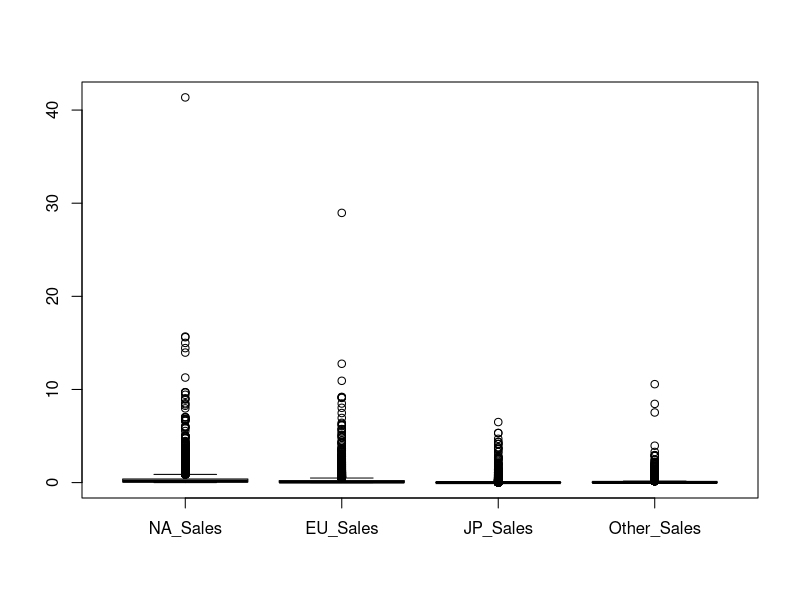
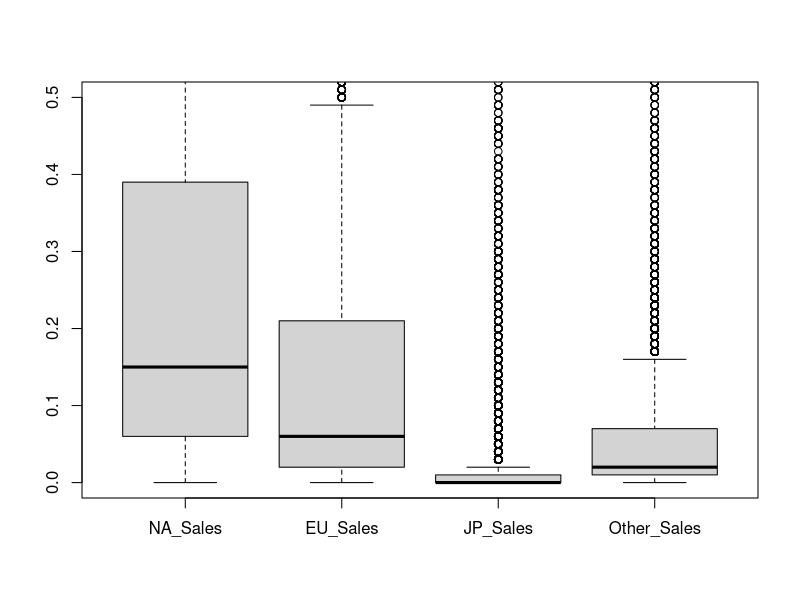
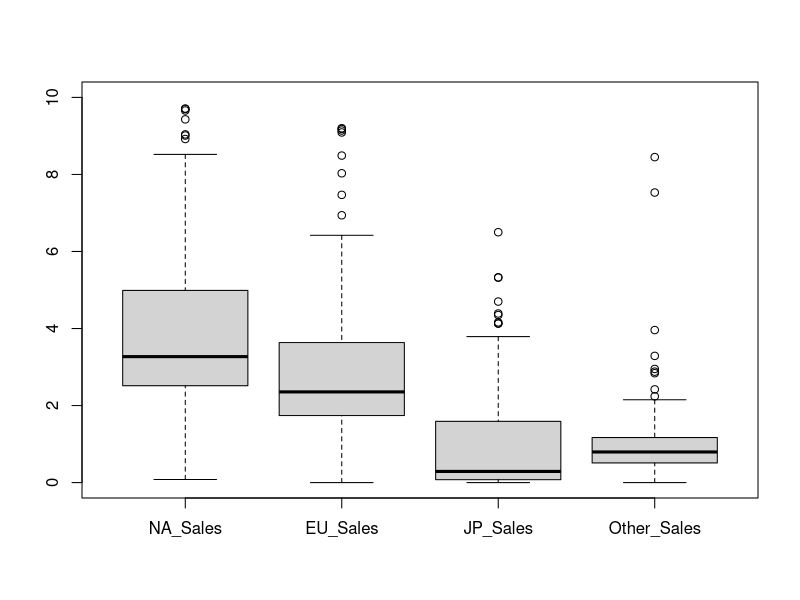
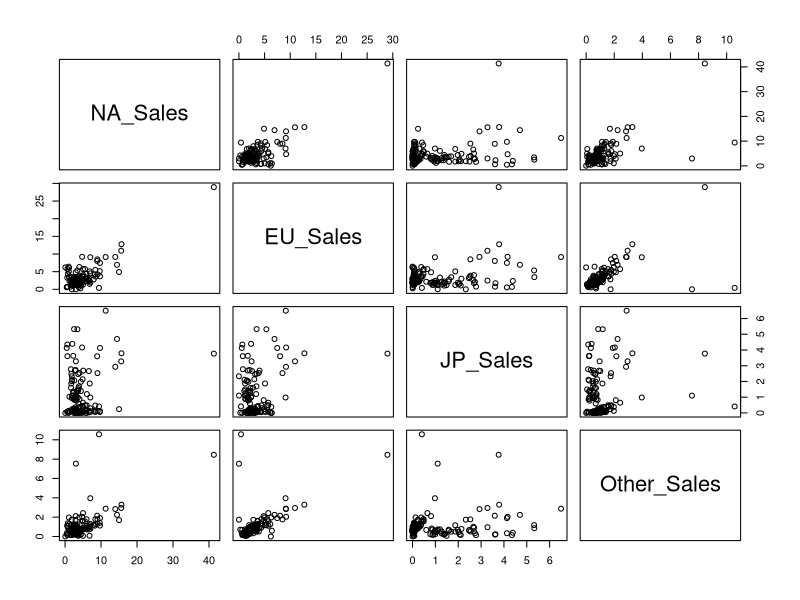
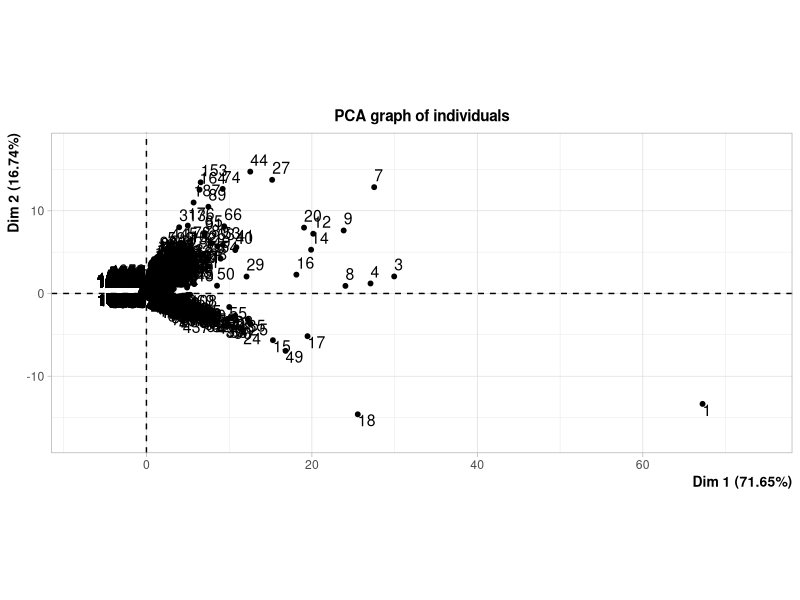
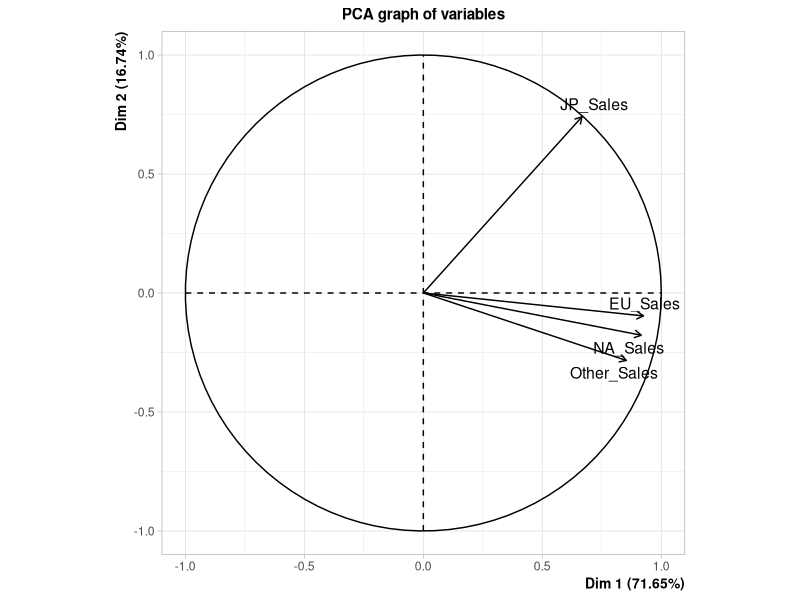
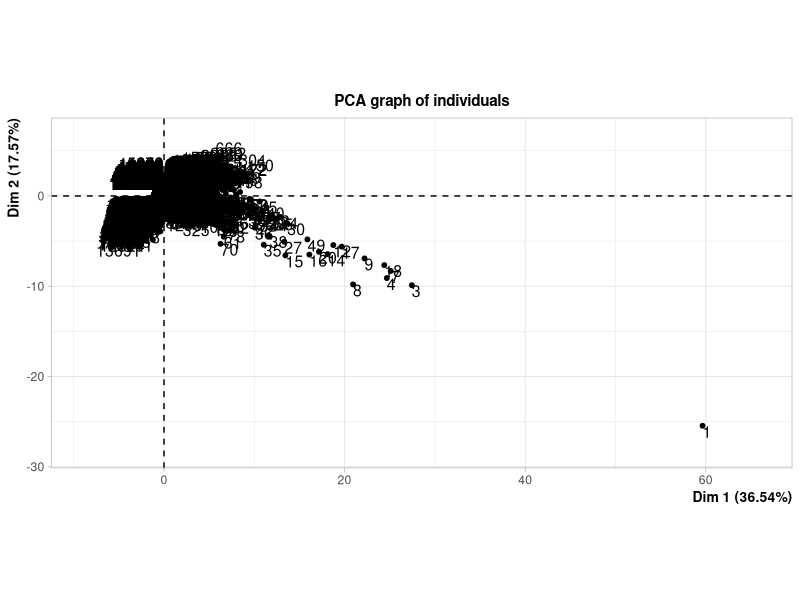
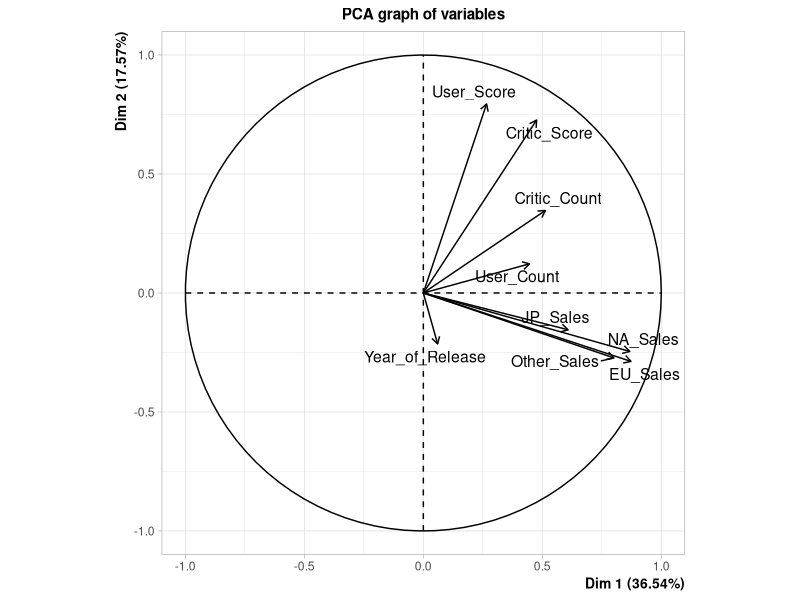

Source code (R) for these figures, in order:
## ---- chunk 1
jeu_donnees = read.csv("Video_Games_Sales_as_at_22_Dec_2016.csv")
jeu_donnees <- na.omit(jeu_donnees) # on enlève les "NA"
jeu_donnees$NA_Sales <- as.numeric(jeu_donnees$NA_Sales)
jeu_donnees$User_Score <- as.numeric(jeu_donnees$User_Score)
jeu_donnees$Year_of_Release <- as.numeric(jeu_donnees$Year_of_Release)
head(jeu_donnees)
## ---- chunk 2
summary(jeu_donnees)
## ---- chunk 3
sales_data = jeu_donnees[, c("NA_Sales", "EU_Sales", "JP_Sales", "Other_Sales")]
boxplot(sales_data)
## ---- chunk 4
boxplot(sales_data, ylim = c(0, 0.5))
## ---- chunk 5
# trop de jeux à faible ventes, en particulier au Japon
jeu_donnees_top <- jeu_donnees[jeu_donnees$Global_Sales >= 5.0,]
sales_data_top = jeu_donnees_top[, c("NA_Sales", "EU_Sales", "JP_Sales", "Other_Sales")]
boxplot(sales_data_top, ylim = c(0, 10))
## ---- chunk 6
pairs(sales_data_top)
#on voit pas bien s'il y a une droite, et donc les corrélations entre ces 4 données
# je pense il faudrait qu'on garde qu'une catégorie pour qu'il y ait moins de données comme vu en TP pour mieux voir (on pourrait garder les jeux d'un seul développeur par exemple)
## ---- chunk 7
cov(sales_data)
## ---- chunk 8
# A VOIR SI ON REDUIT LE NOMBRE DE DONNEES (l'idéal serait ensuite dans le cas ou on a toujours trop de données, de séparer les valeurs en différentes catégories, par ex, celles entre 0.75 et 1, 0.5 et 0.75, 0.25 et 0.5, 0 et 0.25)
## ---- chunk 9
# pareil
## ---- chunk 10
library(FactoMineR)
## ---- chunk 11
var_tot <- jeu_donnees[, c("Year_of_Release","NA_Sales", "EU_Sales", "JP_Sales", "Other_Sales","Critic_Score","Critic_Count","User_Score","User_Count")]
res <- PCA(sales_data) # scale.unit = TRUE pour des variables centrées réduites
res
res1 <- PCA(var_tot)
res1
var_avis <- jeu_donnees[, c("Critic_Score","Critic_Count","User_Score","User_Count")]
res2 <- PCA(var_avis)
res2
#les variables sont globalement bien représentées pour res et res2 mais pas res1
#pour les individus, la majorité d'entre eux sont mal représentés (trop proche de 0)
## ---- chunk 12
var_tot_top <- jeu_donnees_top[, c("Year_of_Release","NA_Sales", "EU_Sales", "JP_Sales", "Other_Sales","Critic_Score","Critic_Count","User_Score","User_Count")]
res <- PCA(sales_data_top) # scale.unit = TRUE pour des variables centrées réduites
res
res1 <- PCA(var_tot_top)
res1
var_avis_top <- jeu_donnees_top[, c("Critic_Score","Critic_Count","User_Score","User_Count")]
res2 <- PCA(var_avis_top)
res2
#les variables sont globalement bien représentées pour res et res2 mais pas res1
#pour les individus, la majorité d'entre eux sont mal représentés (trop proche de 0)
## ---- chunk 13
res$eig
barplot(res$eig[,2])
## ---- chunk 14
plot(res, choix="ind")
plot(res, choix="ind", axes=c(1,3))
# on voit tellement rien (à part peut-etre que pour le 2eme graphe, c'est plus "aplati", ce qui signifie que la dimension 3 explique moins)
## ---- chunk 15
# Plus concret
#head(res$ind$cos2)
cos2_dim1 <- res$ind$cos2[, "Dim.1"]  # Extraire uniquement Dim.1
cos2_dim2 <- res$ind$cos2[, "Dim.2"]  # Extraire uniquement Dim.2
cos2_sum <- cos2_dim1 + cos2_dim2
sorted_cos2 <- sort(cos2_sum, decreasing = TRUE)  # Trier en ordre décroissant
head(sorted_cos2, n=200L)
#res$ind$cos2[order(res$ind$cos2$Dim.1), ][1:5, ]
#jeu_donnees[order(-jeu_donnees$colonneX), ][1:5, ]
## ---- chunk 16
plot(res, select="contrib 5", choix="ind")
## ---- chunk 17
plot(res, select="cos2 0.999", choix="ind") # on voit rien
## ---- chunk 18
res2$eig
barplot(res2$eig[,2])
## ---- chunk 19
res2$var$contrib
## ---- chunk 20
res2$var$cos2
## ---- chunk 21
#jeu_donnees$Rating <- droplevels(jeu_donnees$Rating)
jeu_donnees_top$Rating[jeu_donnees_top$Rating == ""] <- "NoRating"
jeu_donnees_top$Rating <- as.factor(jeu_donnees_top$Rating)  # Reconversion en facteur
levels(jeu_donnees_top$Rating)
var_avis1 <- jeu_donnees_top[, c("Critic_Score","Critic_Count","User_Score","User_Count","Rating")]
head(var_avis1)
res2_1 <- PCA(var_avis1, quali.sup = 5)
#head(res2_1)
#jeu_donnees$Rating <- as.factor(jeu_donnees$Rating)
## ---- chunk 22

plot.PCA(res2_1, select = "cos2 0.8", habillage = 5)
#head(res2_1)
# On voit vraiment rien !
## ---- chunk 23
library(ggplot2)
library(dplyr)

sales_dev  <- jeu_donnees_top %>% group_by(Publisher) %>% 
  summarise(Number_of_Games=n(), Mean_Year_of_Release = mean(Year_of_Release), Mean_NA_Sales = mean(NA_Sales), Mean_EU_Sales = mean(EU_Sales), Mean_JP_Sales = mean(JP_Sales), Mean_Global_Sales = mean(Global_Sales), Mean_Critic_Score = mean(Critic_Score), Mean_User_Score = mean(User_Score))
sales_dev %>% arrange(desc(Number_of_Games))
## ---- chunk 24
res_dev <- PCA(sales_dev,quali.sup = 1,scale.unit = TRUE)
res_dev
## ---- chunk 25
res_dev$eig
plot(res_dev, choix="ind")
plot(res_dev, choix="ind", axes=c(1,3))
